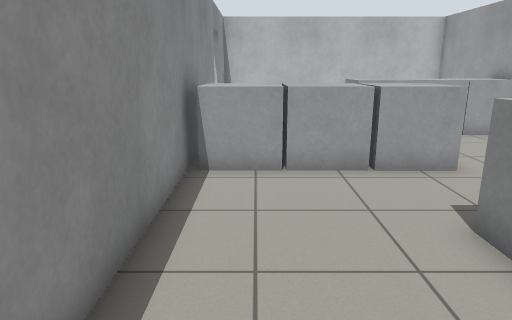
View 1 (above)

17 first-person views from a walk through a robot-simulator world made for Gazebo. The camera is 1.2 m above the floor, tilts 14° down and sees 70° across. The floor is counted in squares, 0.5 m on a side. Each view is taken from the middle of a square. On the plan, view 1 faces up. The plan holds only what a view shows up to about 20 squares ahead; the rest is blank.

View 2
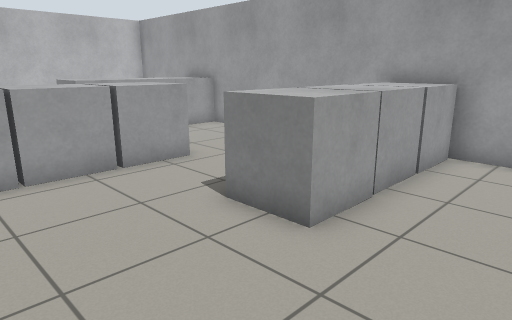

View 3
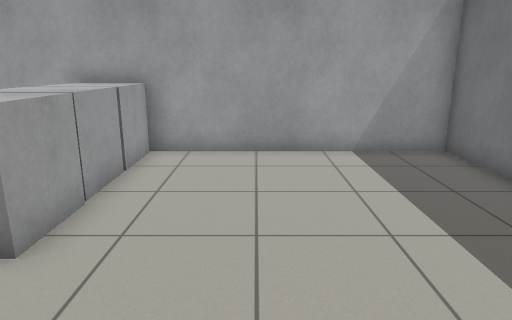

View 4
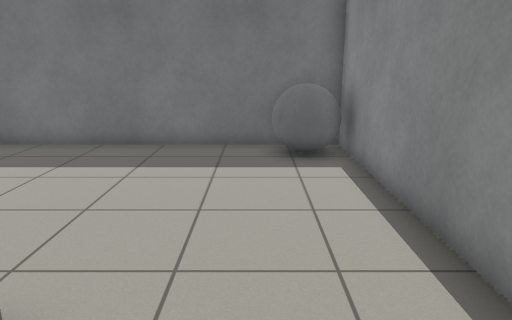

View 5
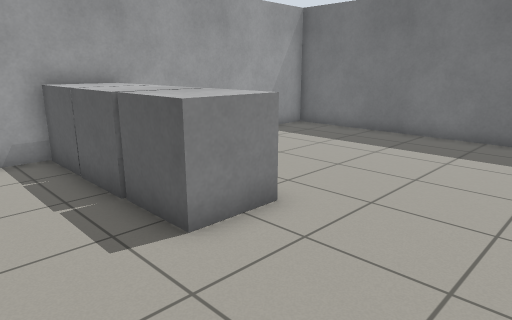

View 6
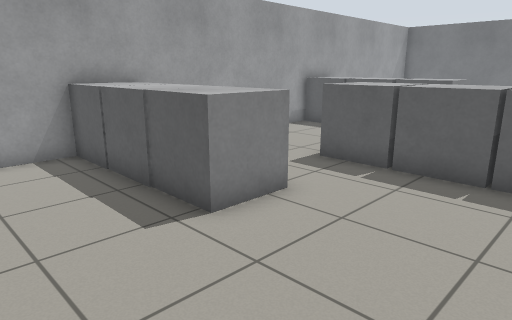

View 7
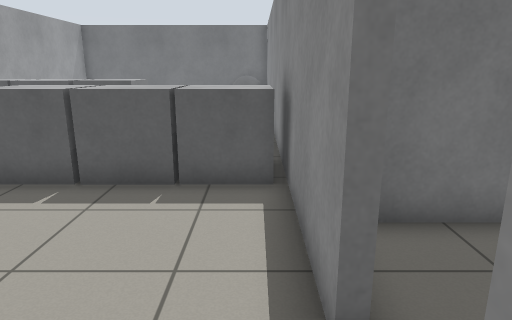

View 8
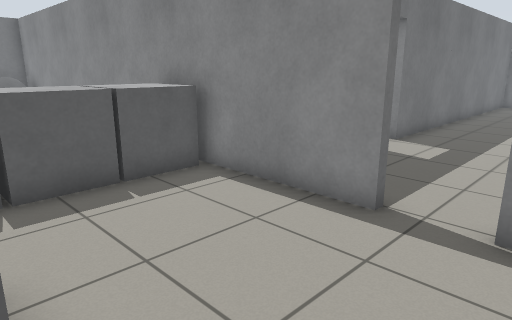

View 9
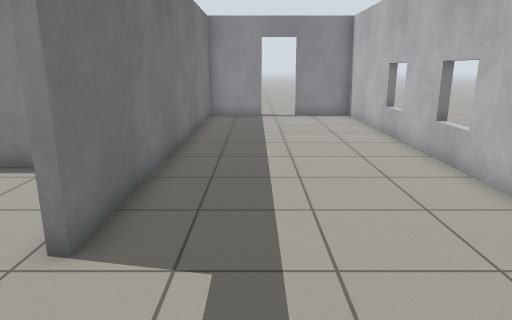

View 10
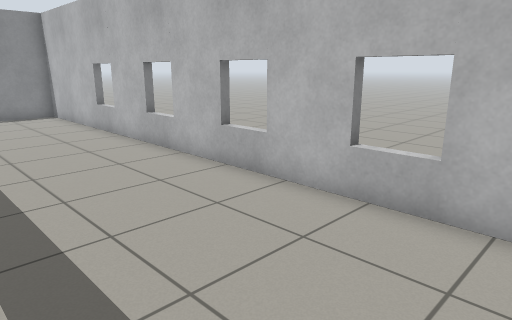

View 11
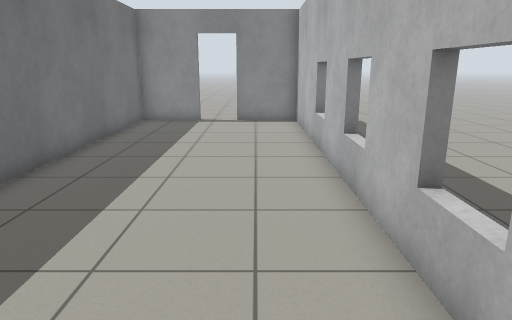

View 12
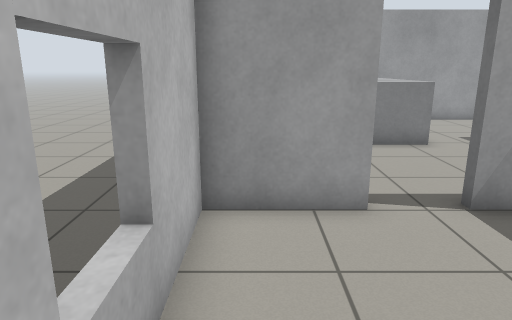

View 13
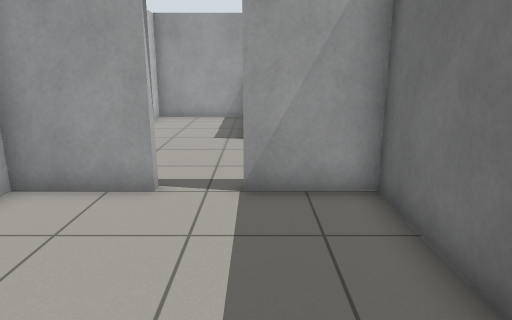

View 14
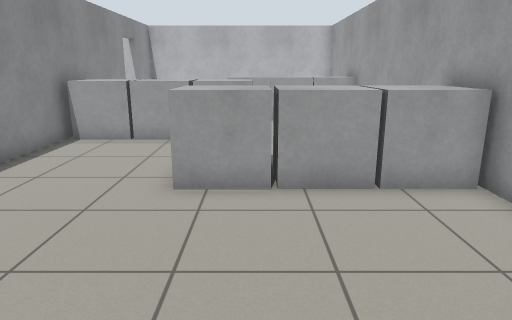

View 15
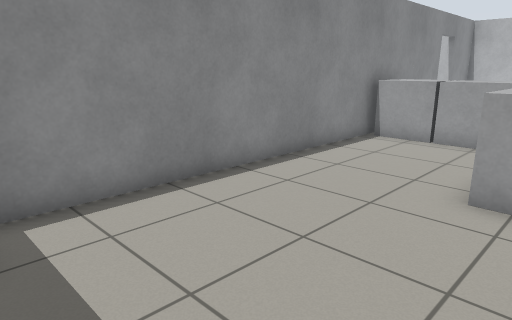

View 16
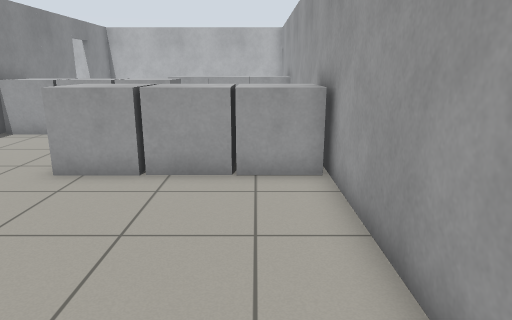

View 17
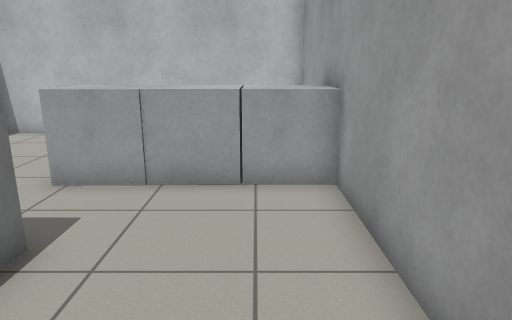

### Floor plan
Points are (right, up) in squares from view 1. A wall is a line through its corners. A room is listed if a view was taken in it or the views show most of it. See-through windows are left out.
Room 1 (views 1, 2, 3, 4, 5, 6, 7, 8, 14, 15, 16, 17)
walls: (-1.7, 15.4) (-1.7, -5.7) (9.7, -5.7) (9.7, 20) (-1.7, 20) (-1.7, 17)
ways out: open door at (-2, 16.5) to room 2
objects: grey ball (-1, -5) to (0, -4); grey box (-1, 9) to (1, 11); grey box (1, 9) to (2, 11); grey box (3, 3) to (5, 5); grey box (3, 9) to (5, 11); grey box (4, 13) to (6, 15); grey box (5, 3) to (7, 5); grey box (6, 13) to (7, 15); grey box (8, 3) to (9, 5); grey box (8, 13) to (9, 15)
Room 2 (views 9, 10, 11, 12, 13)
walls: (-6, 12.5) (-2, 12.5) (-2, 15.3); (-23.6, 15.2) (-23.6, 12.5) (-8.4, 12.5); (-2, 17) (-2, 20) (-23.6, 20) (-23.6, 17)
ways out: open door at (-2, 16.5) to room 1; open door at (-24, 16.5)

Positions as (right, up) in squares from view 1, and headings:
1: (0, 0), facing up
2: (-1, 0), facing up-right
3: (-1, 0), facing right
4: (1, 6), facing down
5: (-1, 8), facing down-right
6: (-1, 19), facing down-right
7: (-1, 18), facing down
8: (4, 18), facing down-left
9: (-4, 15), facing left
10: (-3, 14), facing up-left
11: (-6, 18), facing left
12: (-8, 19), facing right
13: (-9, 15), facing right
14: (5, -4), facing up
15: (5, -4), facing up-left
16: (8, -5), facing up
17: (8, 6), facing up
